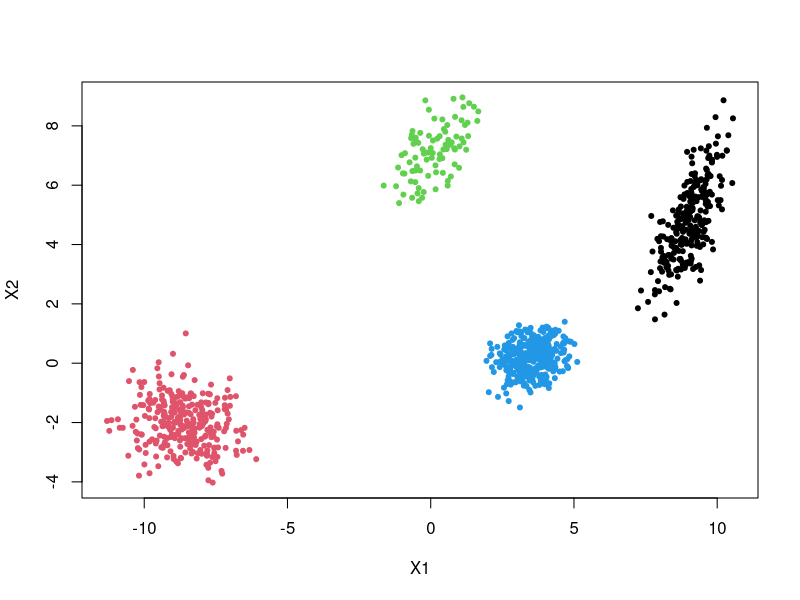

This chart was generated by the following R code:
# This code is combining the following two papers
# Bayesian Methods for Hidden Markov Models: Recursive Computing in the 21st Century - Author(s): Steven L. Scott
# Gibbs Sampling for Bayesian Finite Mixtures of Normal Distributions - Cristina Mollica, Luca Tardella

library("mvtnorm")

# PARAMETERS
C <- 4 # number of classes
alpha_0 <- runif(n = C, min = 1, max = 4)
p <- 2
mu_0 <- rep(0, p)
tau_0 <- diag(rep(0.02, p)) 
a_0 <- 5
b_0 <- diag(rep(0.5, p)) 

LENGTH <- 1000 # length of the chain
niter <- 5 # number of Gibbs Sampling iterations


# Defining the unknown mixture
w_real <- gtools::rdirichlet(1, alpha_0)
mu_real <- matrix(, nrow = C, ncol = p)
mu_real <- rmvnorm(C, mu_0, solve(tau_0))
tau_real <- array(0, dim = c(p, p, C))
tau_real[, , ] <- rWishart(C, a_0, b_0)
cat("\nw_real :", w_real, "\n")
cat("\nmu_real\n")
print(mu_real)
#cat("mu_real :", mu_real, "\n")
cat("\ntau_real\n")
print(tau_real)
#cat("tau_real :", tau_real, "\n")

# Transition probability matrix 
# For finite mixture models, all rows are equal
Q_real <- c()
for (i in 1:C) {
  Q_real <- rbind(Q_real, gtools::rdirichlet(1, alpha_0))
}
cat("\nTransition matrix\n")
print(Q_real)


# Generating an Hidden Markov Chain
HMC <- function(Q) {
  h <- c(1)
  for (i in 2:LENGTH) {
    h <- c(h, sample(1:C, prob = Q[h[length(h)], ], size = 1))
  }
  return(h)
}
h_real <- HMC(Q_real)


# Sampling from the unknown distribution
rmix <- function(w_real, mu_real, tau_real, h_real) {
  d <- matrix(, nrow = LENGTH, ncol = p)
  for (i in 1:LENGTH) {
    d[i, ] <- rmvnorm(1, mu_real[h_real[i], ], solve(tau_real[, , h_real[i]]))
  }
  
  return(d)
}
d <- rmix(w_real, mu_real, tau_real, h_real)



d <- data.frame(d)
h_real <- unlist(h_real)
x11()
plot(d, type="p", col=h_real, pch=20)



# Full conditionals
sample_Q <- function(alpha_0, h) {
  Q <- matrix(, nrow = C, ncol = C)
  NN <- matrix(0, nrow = C, ncol = C)
  for (i in 2:LENGTH) {
    NN[h[i - 1], h[i]] <- NN[h[i - 1], h[i]] + 1
  }

  for (i in 1:C) {
    Q[i, ] <- gtools::rdirichlet(1, alpha_0 + NN[i, ])
  }

  return(Q)
}


sample_tau <- function(mu, z, d, c_0, C_0, N) {
  tau <- array(, dim = c(p, p, C))

  for (c in 1:C) {
    summation <- t(sweep(d[z == c, ], p, mu[c, ], "-")) %*% (sweep(d[z == c, ], p, mu[c, ], "-"))
    c_new <- c_0 + N[c] / 2
    C_new <- C_0 + summation / 2
    tau <- rWishart(C, c_new, solve(C_new))
  }
  return(tau)
}


sample_mu <- function(tau, z, d, b_0, B_0, N) {
  mu <- matrix(, nrow = C, ncol = p)
  for (c in 1:C) {
    B_new <- solve(solve(B_0) + N[c] * tau[, , c])
    #avoid divison by 0
    if (N[c] == 0) {
      N[c] <- 1
    }
    b_new <- (B_new) %*% (solve(B_0) %*% b_0 + N[c] * (tau[, , c] %*% apply(d[z == c,], p, sum)/N[c]))
    mu[c, ] <- rmvnorm(1, b_new, B_new)
  }
  return(mu)
}


# Forward-Backward 
sample_h <- function(d, Q, mu, tau) {
  h <- numeric(LENGTH)
  # Forward recursion
  P <- array(0, dim = c(C, C, LENGTH))
  pi <- matrix(0, nrow = LENGTH, ncol = C)
  pi[1, 1] <- 1
  for (t in 2:LENGTH) {
    for (r in 1:C) {
      for (s in 1:C) {
        P[r, s, t] <- exp(log(pi[t - 1, r]) + log(Q[r, s]) + log(dmvnorm(d[t, ], mu[s,], solve(tau[, , s]))))   # dnorm -> dmvtnorm (libreria mvtfast)
      }
    }
    summation <- sum(P[, , t])

    # to reconcile proportionality
     # to avoid division by 0
    if (summation == 0) {
      P[, , t] <- matrix(1 / C^2, nrow = C, ncol = C)
    } else {
      P[, , t] <- P[, , t] / summation
    }

    for (s in 1:C) {
      pi[t, s] <-  sum(P[, s, t])
    }
  }

  # Backward recursion
  h[LENGTH] <- sample(1:C, prob = pi[LENGTH, ], size = 1)
  for (i in (LENGTH - 1):1) {
    # to avoid division by 0
    if (sum(P[, h[1], i + 1]) == 0) {
      prob <- rep(1 / C, C)
    } else {
      prob <- P[, h[1], i + 1]
    }
    h[i] <- sample(1:C, prob = prob, size = 1)
  }
  return(h)
}


# Gibbs Sampler
gibbs <- function(d, niter, alpha_0, mu_0, tau_0, a_0, b_0) {
  d <- data.matrix(d)

  # Hyperparameters
  c_0 <- 2.5 * 0.5 * (p - 1)
  c_0 <- 2
  phi <- 1
  C_0 <- phi * cov(d)
  b_0 <- apply(d, p, median)
  B_0 <- diag((apply(d, p, max) - apply(d, p, min))^2)

  # Initialize the Markov Chain
  w <- gtools::rdirichlet(1, alpha_0) * 0.01
  Q <- c()
  for (h in 1:C) {
    Q <- rbind(Q, w)
  }
  mu <- matrix(, nrow = C, ncol = p)
  tau <- array(0, dim = c(p, p, C))
  tau[, , ]  <- rWishart(C, c_0, solve(C_0))
  mu <- rmvnorm(C, b_0, B_0)
  h <- HMC(Q)

  # Save the Markov Chain of mu
  mu_GS <- array(dim = c(C, p, niter))
  mu_GS[, , 1] <- mu

  tau_GS <- array(dim = c(p, p, C, niter))
  tau_GS[, , , 1] <- tau

  Q_GS <- array(dim = c(C, C, niter) )
  Q_GS[, , 1] <- Q
    
  h_GS <- array(dim = c(LENGTH , niter))
  h_GS[, 1] <- h

  cat(0, "/", niter, "\n")
  for (i in 1:niter) {
    if (i %% 1 == 0) {
      cat(i, "/", niter, "\n")
    }
    z_one_hot <- matrix(0, nrow = LENGTH, ncol = C)
    for (l in 1:LENGTH) {
      z_one_hot[l, h[l]] <- 1
    }
    N <- c()
    for (c in 1:C) {
      N <- c(N, sum(z_one_hot[, c]))
    }
    Q <- sample_Q(alpha_0, h)
    tau <- sample_tau(mu, h, d, c_0, C_0, N)
    mu <- sample_mu(tau, h, d, b_0, B_0, N)
    h <- sample_h(d, Q, mu, tau)
    mu_GS[, , i] <- mu
  }
  print(mu)
  print(Q)
  return(mu_GS)
}

mu_GS <- gibbs(d, niter, alpha_0, mu_0, tau_0, a_0, b_0)
###
#x11()
#matplot(mu_GS, main="Markov Chain for mu", type = 'l', xlim = c(0, niter), lty = 1, lwd = 2)